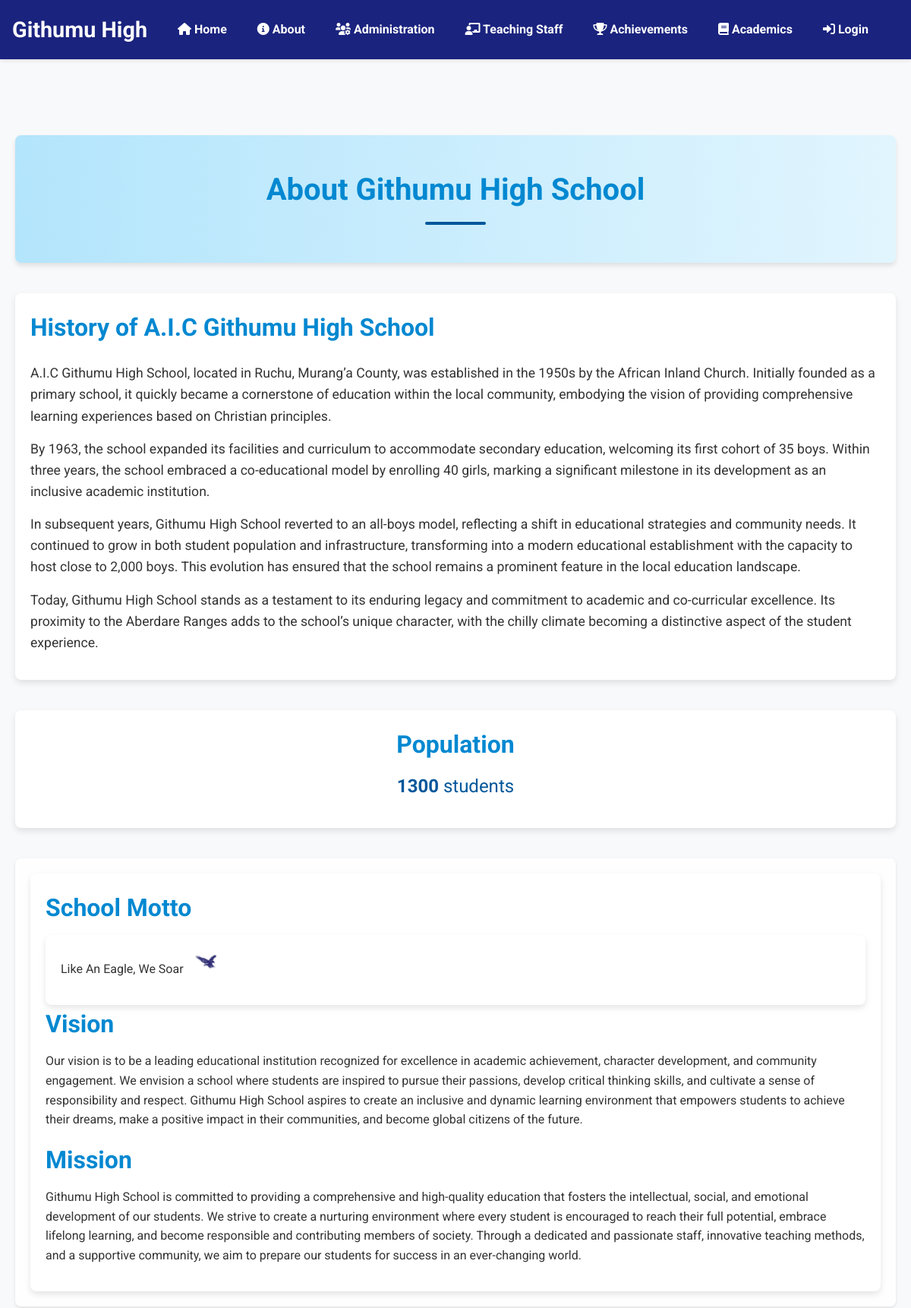
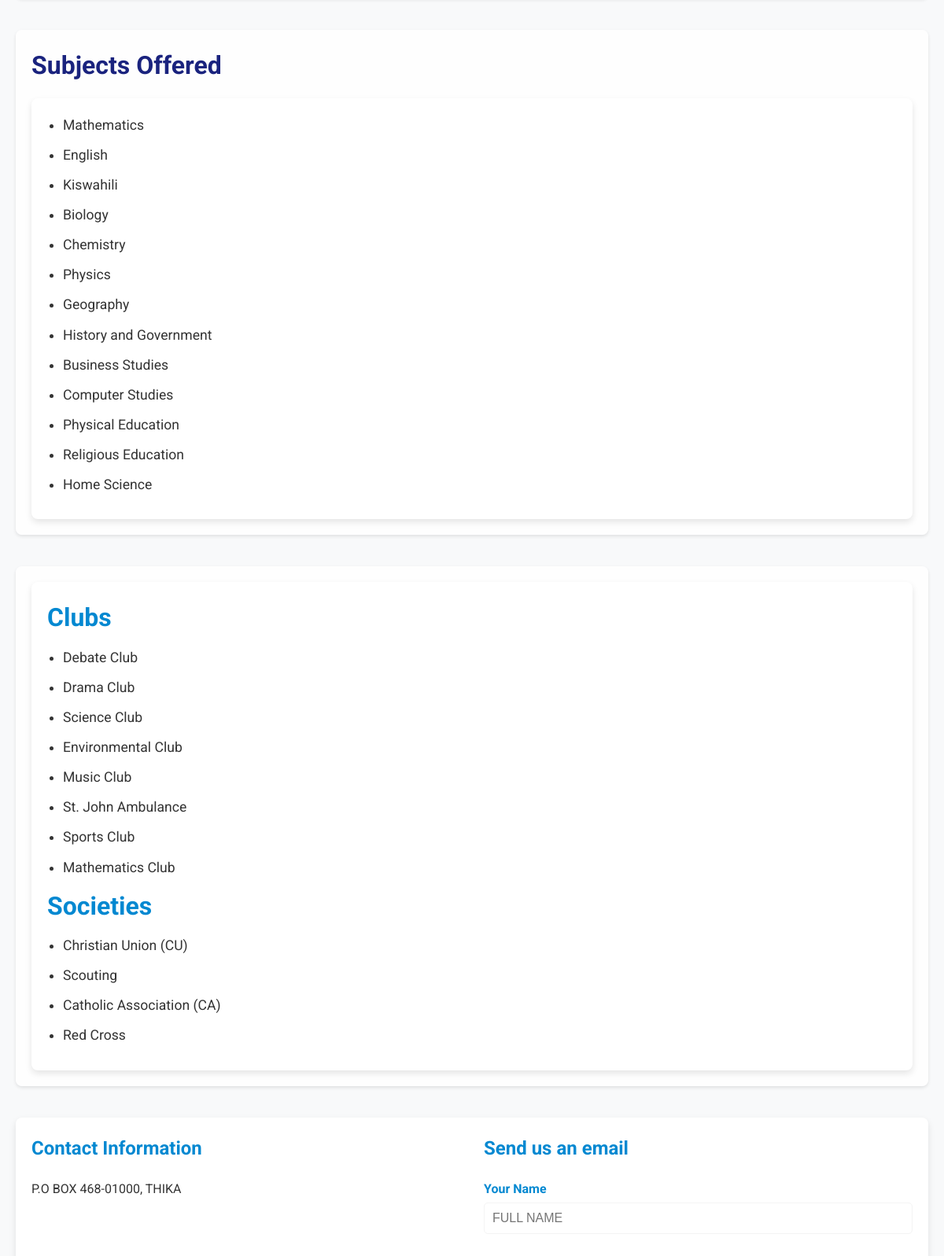
The page /about/ (upper part) on the database its author committed (2 pictures, top to bottom).
### main/models.py (models this page shows, shortened)
class About(models.Model):
    history = models.TextField(
        help_text="Enter each point on a new line",
        blank=True,
        null=True,
        editable=False
    )
    population = models.IntegerField()
    school_motto = models.CharField(max_length=200)
    vision = models.TextField(blank=True, null=True)
    mission = models.TextField(blank=True, null=True)
    subjects_offered = models.TextField(
        help_text="Enter each subject on a new line",
        blank=True,
        null=True,
        editable=False
    )
    clubs_and_societies = models.TextField(
        help_text="Enter each club/society on a new line",
        blank=True,
        null=True,
        editable=False
    )
    contact_information = models.TextField(
        help_text="e.g. P.O BOX 001-00001, THIKA."
    )
    email = models.EmailField(
        help_text="Enter email to receive emails from users"
    )
    phone_number = models.CharField(
        max_length=20,
        validators=[
            RegexValidator(
                regex=r'^\+\d{1,3} \d{9}$',
                message='Phone number must be in the format: +<country_code> <9_digits>.'
            )
        ],
        help_text="Enter number to receive calls from users. Format: +<country_code> <9_digits>",
    )
    class Meta:
        verbose_name = "About"
        verbose_name_plural = "About"

### main/views.py (the view)
# urls.py: path('about/', views.about, name='about'),
def about(request):
    about_info = About.objects.first()
    if request.method == 'POST':
        form = ContactForm(request.POST)
        if form.is_valid():
            name = form.cleaned_data['name']
            email = form.cleaned_data['email']
            message = form.cleaned_data['message']
            send_mail(
                f'Message from {name}',
                message,
                email,
                [about_info.email],
                fail_silently=False,
            )
            messages.success(request, 'Your message has been sent successfully!')
        else:
            messages.error(request, 'There was an error with your submission. Please check the form and try again.')
    else:
        form = ContactForm()
    return render(request, 'about.html', {'about': about_info, 'form': form})

### main/forms.py (shortened to what this page needs)
class ContactForm(forms.Form):
    name = forms.CharField(max_length=100, required=True)
    email = forms.EmailField(validators=[EmailValidator()])
    message = forms.CharField(widget=forms.Textarea(attrs={'cols': 80, 'rows': 10}), required=True)

### main/context_processors.py (called while the page is built)
def background_images(request):
    images = BackgroundImage.objects.all().order_by('order')
    return {'background_images': images}

### main/templates/about.html (shortened to what this page needs)
{% extends 'base.html' %}
{% load static %}
{% block content %}
<section id="about-intro">
    <h3>About Githumu High School</h3>
</section>
<section id="history">
    <h2>History of A.I.C Githumu High School</h2>
    <p>A.I.C Githumu High School, located in Ruchu, Murang’a County, was established in the 1950s by the African Inland Church. Initially founded as a primary school, it quickly became a cornerstone of education within the local community, embodying the vision of providing comprehensive learning experiences based on Christian principles.</p>
    <p>By 1963, the school expanded its facilities and curriculum to accommodate secondary education, welcoming its first cohort of 35 boys. Within three years, the school embraced a co-educational model by enrolling 40 girls, marking a significant milestone in its development as an inclusive academic institution.</p>
    <p>In subsequent years, Githumu High School reverted to an all-boys model, reflecting a shift in educational strategies and community needs. It continued to grow in both student population and infrastructure, transforming into a modern educational establishment with the capacity to host close to 2,000 boys. This evolution has ensured that the school remains a prominent feature in the local education landscape.</p>
    <p>Today, Githumu High School stands as a testament to its enduring legacy and commitment to academic and co-curricular excellence. Its proximity to the Aberdare Ranges adds to the school’s unique character, with the chilly climate becoming a distinctive aspect of the student experience.</p>
</section>
<section id="population">
    <h2>Population</h2>
    <p><strong>{{ about.population }}</strong> students</p>
</section>
<section id="subjects">
    <div class="subjects-container">
        <h2>School Motto</h2>
        <div class="subjects-container">
            <p>{{ about.school_motto }} <img src="{% static 'eagle.jpg' %}" alt="Eagle" class="eagle-icon"></p>
        </div>
        <h2>Vision</h2>
        <p>{{ about.vision }}</p>
        <h2>Mission</h2>
        <p>{{ about.mission }}</p>
    </div>
</section>
<section id="subjects">
    <h2>Subjects Offered</h2>
    <div class="subjects-container">
        <ul>
            <li>Mathematics</li>
            <li>English</li>
            <li>Kiswahili</li>
            <li>Biology</li>
            <li>Chemistry</li>
            <li>Physics</li>
            <li>Geography</li>
            <li>History and Government</li>
            <li>Business Studies</li>
            <li>Computer Studies</li>
            <li>Physical Education</li>
            <li>Religious Education</li>
            <li>Home Science</li>
        </ul>
    </div>
</section>
<section id="clubs">
    <div class="clubs-container">
        <h2>Clubs</h2>
        <ul>
            <li>Debate Club</li>
            <li>Drama Club</li>
            <li>Science Club</li>
            <li>Environmental Club</li>
            <li>Music Club</li>
            <li>St. John Ambulance</li>
            <li>Sports Club</li>
            <li>Mathematics Club</li>
        </ul>
        <h2>Societies</h2>
        <ul>
            <li>Christian Union (CU)</li>
            <li>Scouting</li>
            <li>Catholic Association (CA)</li>
            <li>Red Cross</li>
        </ul>
    </div>
</section>
<section id="contact">
    <div class="contact-container">
        <div class="contact-info">
            <h3>Contact Information</h3>
            {{ about.contact_information|linebreaks }}
            <br/>
        </div>
        <div class="email-form">
            <h3>Send us an email</h3>
            <form method="post">
                <div class="form-group">
                    <label for="id_name">Your Name</label>
                    <input type="text" name="name" id="id_name" placeholder="FULL NAME" required>
                </div>
            </form>
        </div>
    </div>
</section>
{% endblock %}

### main/templates/base.html (shortened to what this page needs)
{% load static %}
<!DOCTYPE html>
<html lang="en">
<head>
    <link rel="stylesheet" href="https://cdn.jsdelivr.net/npm/fullcalendar@5.10.2/main.min.css">
    <link rel="stylesheet" href="https://cdnjs.cloudflare.com/ajax/libs/aos/2.3.4/aos.css" />
    <link rel="stylesheet" href="{% static 'css/style.css' %}">
    <link rel="stylesheet" href="https://cdnjs.cloudflare.com/ajax/libs/font-awesome/6.0.0-beta3/css/all.min.css">
</head>
<body>
    <header>
        <div class="nav-logo">Githumu High</div>
        <ul class="nav-menu">
            <li><a href="{% url 'home' %}"><i class="fas fa-home"></i> Home</a></li>
            <li><a href="{% url 'about' %}"><i class="fas fa-info-circle"></i> About</a></li>
            <li><a href="{% url 'administration' %}"><i class="fas fa-users-cog"></i> Administration</a></li>
            <li><a href="{% url 'teaching_staff' %}"><i class="fas fa-chalkboard-teacher"></i> Teaching Staff</a></li>
            <li><a href="{% url 'achievements' %}"><i class="fas fa-trophy"></i> Achievements</a></li>
            <li><a href="{% url 'keys' %}"><i class="fas fa-book"></i> Academics</a></li>
            <li>
                {% if user.is_authenticated %}
                    <a href="{% url 'logout' %}"><i class="fas fa-sign-out-alt"></i> Logout</a>
                {% else %}
                    <a href="{% url 'login' %}"><i class="fas fa-sign-in-alt"></i> Login</a>
                {% endif %}
            </li>
        </ul>
    </header>
    <main>
        <div class="container">
            {% block content %}{% endblock %}
        </div>
    </main>
</body>
</html>

### main/static/css/style.css (style rules this page uses)
:root { --primary-color: #0077be; --secondary-color: #005c99; --background-color: #ecf0f1; --text-color: #34495e; --light-gray: #f4f4f4; --white: #ffffff; }
* { box-sizing: border-box; margin: 0; padding: 0; }
body { font-family: 'Roboto', Arial, sans-serif; background-color: var(--background-color); color: var(--text-color); line-height: 1.6; }
.container { max-width: 1200px; margin: 0 auto; padding: 0 20px; }
h1, h2, h3, h4, h5, h6 { color: var(--primary-color); margin-bottom: 15px; }
h2 { font-size: 2em; }
h3 { font-size: 1.5em; }
p { margin-bottom: 15px; }
header { background-color: var(--primary-color); box-shadow: 0 2px 4px rgba(0, 0, 0, 0.1); position: sticky; top: 0; z-index: 1000; }
main { padding: 20px 0; }
section { background-color: var(--white); margin-bottom: 20px; padding: 20px; border-radius: 5px; box-shadow: 0 2px 4px rgba(0, 0, 0, 0.1); }
#history ul, #subjects ul, #clubs ul { list-style-type: disc; padding-left: 20px; }
#contact form { display: flex; flex-direction: column; }
#contact input, #contact textarea { margin-bottom: 15px; padding: 10px; border: 1px solid var(--light-gray); border-radius: 5px; }
body>* { position: relative; z-index: 1; }
section { background-color: rgba(255, 255, 255, 0.9); }
#contact { background-color: #f9f9f9; border-radius: 8px; box-shadow: 0 2px 4px rgba(0, 0, 0, 0.1); padding: 30px; margin-bottom: 40px; }
.contact-container { display: flex; flex-wrap: wrap; gap: 30px; }
.contact-info, .email-form { flex: 1; min-width: 300px; }
.contact-info h3, .email-form h3 { color: var(--secondary-color); margin-bottom: 20px; }
.email-form form { display: flex; flex-direction: column; }
.form-group { margin-bottom: 20px; }
.form-group label { display: block; margin-bottom: 5px; color: var(--text-color); font-weight: bold; }
.form-group input, .form-group textarea { width: 100%; padding: 10px; border: 1px solid #ddd; border-radius: 4px; font-size: 16px; }
.eagle-icon { width: 50px; height: auto; margin-left: 20px; transition: transform 2s ease-in-out; }
body { font-family: 'Roboto', Arial, sans-serif; line-height: 1.6; color: var(--text-color); background-color: var(--background-color); }
.contact-info, .contact-form { flex: 1; }

### main/templates/about.html (style rules this page uses)
body { font-family: 'Roboto', sans-serif; background: #e3f2fd; color: #333; }
section { margin: 40px 0; padding: 20px; border-radius: 8px; }
#about-intro { text-align: center; padding: 40px; background: linear-gradient(to right, #b3e5fc, #e1f5fe); border-radius: 8px; box-shadow: 0 4px 6px rgba(0, 0, 0, 0.1); }
#about-intro h3 { font-size: 2.5em; color: #0288d1; margin: 0; position: relative; padding-bottom: 10px; }
#about-intro h3::after { content: ''; display: block; width: 80px; height: 4px; background: #01579b; margin: 10px auto 0; border-radius: 5px; }
#history { background: #ffffff; border-radius: 8px; box-shadow: 0 4px 8px rgba(0, 0, 0, 0.1); padding: 20px; color: #333; }
#history h2 { font-size: 2em; color: #0288d1; margin-bottom: 20px; }
#history p { font-size: 1.1em; line-height: 1.6; margin-bottom: 15px; }
#population { background: #ffffff; border-radius: 8px; box-shadow: 0 4px 8px rgba(0, 0, 0, 0.1); padding: 20px; text-align: center; }
#population h2 { font-size: 2em; color: #0288d1; margin-bottom: 10px; }
#population p { font-size: 1.5em; color: #01579b; }
.eagle-icon { width: 30px; height: auto; margin-left: 10px; }
.subjects-container, .clubs-container { background: #ffffff; border-radius: 8px; box-shadow: 0 4px 8px rgba(0, 0, 0, 0.1); padding: 20px; }
.subjects-container h2, .clubs-container h2 { font-size: 2em; color: #0288d1; margin-bottom: 10px; }
.subjects-container ul, .clubs-container ul { list-style: none; padding: 0; margin: 0; }
.subjects-container li, .clubs-container li { font-size: 1.1em; margin-bottom: 10px; color: #333; }
#contact { background: #ffffff; border-radius: 8px; box-shadow: 0 4px 8px rgba(0, 0, 0, 0.1); padding: 20px; }
.contact-info h3, .email-form h3 { color: #0288d1; }
.form-group { margin-bottom: 15px; }
.form-group label { display: block; margin-bottom: 5px; font-weight: bold; color: #0288d1; }
.form-group input, .form-group textarea { width: 100%; padding: 10px; border: 1px solid #ddd; border-radius: 4px; box-sizing: border-box; }

### rows shown on the page
About: population "1300", school_motto "Like An Eagle, We Soar", vision "Our vision is to be a leading educational institution recognized for excellence in academic achievement, character development, and community engagement. We envision a school where students are inspired to pursue their passions, develop critical thinking skills, and cultivate a sense of responsibility and respect. Githumu High School aspires to create an inclusive and dynamic learning environment that empowers students to achieve their dreams, make a positive impact in their communities, and become global citizens of the future.", mission "Githumu High School is committed to providing a comprehensive and high-quality education that fosters the intellectual, social, and emotional development of our students. We strive to create a nurturing environment where every student is encouraged to reach their full potential, embrace lifelong learning, and become responsible and contributing members of society. Through a dedicated and passionate staff, innovative teaching methods, and a supportive community, we aim to prepare our students for success in an ever-changing world.", contact_information "P.O BOX 468-01000, THIKA"
